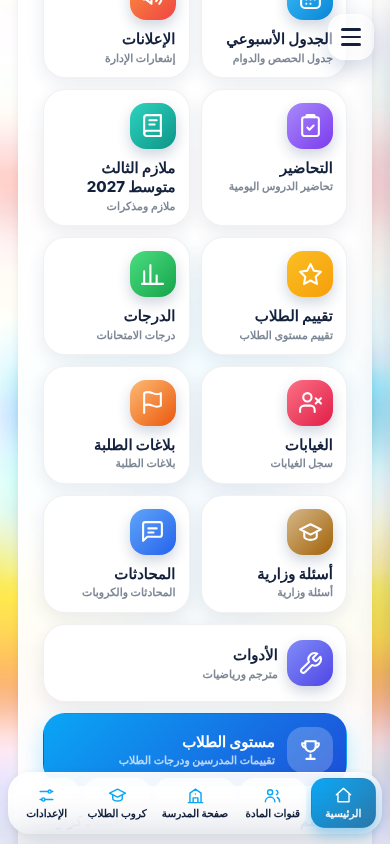
#> input picture image (4) (1).png, 390 x 844 px
$ python -i cvlib.py   (imports and definitions only)
#> lines starting #> are read from the running program, lines starting #| are printed output that depends on the picture
"""معالجات الصورة/الفيديو بمكتبات عالمية: OpenCV + NumPy (HDR بدمج التعريضات، Retinex، إزالة الضباب، NLM، CLAHE...).
كل دالة تأخذ إطار BGR (uint8) وتُرجع إطاراً بنفس الشكل أو أكبر (للتكبير)."""
import cv2
import numpy as np

# [1 line not run here, left out]


def _f(img):
    return img.astype(np.float32) / 255.0


def _u(img):
    return np.clip(img * 255.0 + 0.5, 0, 255).astype(np.uint8)


def _blur_big(img, sigma):
    """تمويه كبير سريع عبر التصغير"""
    h, w = img.shape[:2]
    k = 4 if sigma > 20 else 2
    small = cv2.resize(img, (max(1, w // k), max(1, h // k)), interpolation=cv2.INTER_AREA)
    small = cv2.GaussianBlur(small, (0, 0), sigma / k)
    return cv2.resize(small, (w, h), interpolation=cv2.INTER_LINEAR)


def clahe(frame, clip=2.0, tiles=8, mix=1.0):
    lab = cv2.cvtColor(frame, cv2.COLOR_BGR2LAB)
    l, a, b = cv2.split(lab)
    l2 = cv2.createCLAHE(clipLimit=clip, tileGridSize=(tiles, tiles)).apply(l)
    l = cv2.addWeighted(l2, mix, l, 1 - mix, 0)
    return cv2.cvtColor(cv2.merge([l, a, b]), cv2.COLOR_LAB2BGR)


def sharpen(frame, a1=0.7, s1=1.0, a2=0.35, s2=3.0):
    f = _f(frame)
    b1 = cv2.GaussianBlur(f, (0, 0), s1)
    b2 = _blur_big(f, s2 * 4) if s2 > 6 else cv2.GaussianBlur(f, (0, 0), s2)
    return _u(f + a1 * (f - b1) + a2 * (f - b2))


# [4 lines left out: function saturation, not called in this run]


def vibrance(frame, k=0.5):
    """رفع التشبع للألوان الباهتة أكثر من الزاهية (طبيعي)"""
    hsv = cv2.cvtColor(frame, cv2.COLOR_BGR2HSV).astype(np.float32)
    s = hsv[..., 1] / 255.0
    hsv[..., 1] = np.clip(hsv[..., 1] * (1 + k * (1 - s)), 0, 255)
    return cv2.cvtColor(hsv.astype(np.uint8), cv2.COLOR_HSV2BGR)


def hdr_fusion(frame, strength=1.0, gammas=(0.5, 1.0, 1.9)):
    """HDR واقعي: تعريضات اصطناعية + دمج Mertens (طريقة معيارية) ثم تحسين تباين محلي"""
    f = _f(frame)
    exps = [_u(np.clip(f ** g, 0, 1)) for g in gammas]  # Mertens يتوقع صوراً 8-bit
    merge = cv2.createMergeMertens(contrast_weight=1.0 * strength, saturation_weight=1.0, exposure_weight=1.0)
    fused = np.nan_to_num(merge.process(exps), nan=0.5)
    fused = np.clip(fused, 0, 1)
    # نمزج بين الأصل والمدموج حسب القوة لتفادي المظهر المبالغ فيه
    out = _u(f * (1 - min(1.0, 0.75 * strength)) + fused * min(1.0, 0.75 * strength))
    out = clahe(out, clip=1.4 + 0.8 * strength, mix=0.55)
    return out


def retinex(frame, mix=0.6, sigmas=(12, 60, 220)):
    """MSR: تحسين الإضاءة المنخفضة وإظهار تفاصيل الظلال"""
    f = _f(frame) + 1e-3
    lg = np.log(f)
    msr = sum(lg - np.log(_blur_big(f, s) + 1e-3) for s in sigmas) / len(sigmas)
    lo, hi = np.percentile(msr, 1), np.percentile(msr, 99)
    r = np.clip((msr - lo) / max(hi - lo, 1e-3), 0, 1)
    return _u(f * (1 - mix) + r * mix)


# [15 lines left out: function dehaze, not called in this run]


def denoise(frame, h=3.5):
    return cv2.fastNlMeansDenoisingColored(frame, None, h, h, 5, 11)


def denoise_fast(frame):
    return cv2.bilateralFilter(frame, 5, 28, 5)


def detail(frame, amount=1.5, sigma=0.12):
    """تضخيم التفاصيل: فصل القاعدة عن التفاصيل (فلتر ثنائي) ثم تعزيزها"""
    f = _f(frame)
    h, w = f.shape[:2]
    small = cv2.resize(f, (max(1, w // 2), max(1, h // 2)), interpolation=cv2.INTER_AREA)
    base = cv2.bilateralFilter(small, 7, sigma * 255 / 8, 5)
    base = cv2.resize(base, (w, h), interpolation=cv2.INTER_LINEAR)
    return _u(base + amount * (f - base))


def white_balance(frame, strength=0.8):
    f = frame.astype(np.float32)
    means = f.reshape(-1, 3).mean(axis=0)
    gain = means.mean() / np.maximum(means, 1)
    gain = 1 + (gain - 1) * strength
    return np.clip(f * gain, 0, 255).astype(np.uint8)


# [19 lines left out: functions filmic, upscale, super_res, not called in this run]


def ultra(frame):
    f = white_balance(frame, 0.5)
    f = denoise_fast(f)
    f = retinex(f, mix=0.3)
    f = hdr_fusion(f, 0.9)
    f = detail(f, 1.35)
    f = sharpen(f, 0.6, 1.0, 0.25, 3.0)
    return vibrance(f, 0.45)


# [31 lines left out: functions _pseudo_hdr, tonemap, not called in this run]


# ---------------- دقة الآيفون ----------------
import os
import threading
from pathlib import Path

_MODELS = Path(__file__).parent / "models"
_tls = threading.local()


# [66 lines left out: functions _sr_model, upscale_smart, _fusion_soft, iphone, not called in this run]


CV_FUNCS = {
    "cv_iphone": (lambda f: iphone(f, 1.0, 1080), "📱 دقة الآيفون (Full HD)"),
    "cv_iphone_2k": (lambda f: iphone(f, 1.1, 1440), "📱 دقة الآيفون برو (2K)"),
    "cv_tm_drago": (lambda f: tonemap(f, "drago"), "تحويل نغمي HDR (Drago)"),
    "cv_tm_reinhard": (lambda f: tonemap(f, "reinhard"), "تحويل نغمي HDR (Reinhard)"),
    "cv_tm_mantiuk": (lambda f: tonemap(f, "mantiuk", 1.0, 1.2), "تحويل نغمي HDR (Mantiuk) تفاصيل أعلى"),
    "cv_hdr": (lambda f: hdr_fusion(f, 0.9), "HDR واقعي (دمج تعريضات)"),
    "cv_hdr_max": (lambda f: vibrance(sharpen(hdr_fusion(f, 1.5), 0.5), 0.5), "HDR أقوى + وضوح"),
    "cv_clahe": (lambda f: clahe(f, 2.2, 8, 0.9), "تباين محلي ذكي (CLAHE)"),
    "cv_lowlight": (lambda f: retinex(f, 0.7), "إضاءة الظلام (Retinex)"),
    "cv_dehaze": (dehaze, "إزالة الضباب (Dark Channel)"),
    "cv_denoise": (denoise, "تنقية التشويش (NLM)"),
    "cv_detail": (lambda f: detail(f, 1.6), "تضخيم التفاصيل"),
    "cv_wb": (white_balance, "توازن أبيض تلقائي"),
    "cv_sharp": (lambda f: sharpen(f, 0.9, 1.0, 0.45, 3.0), "توضيح متعدد المقاييس"),
    "cv_super2": (lambda f: super_res(f, 2.0), "تكبير 2× + تنقية + توضيح"),
    "cv_filmic": (filmic, "ألوان فيلمية (ACES)"),
    "cv_ultra": (ultra, "واقعية فائقة (كل الأدوات معاً)"),
}


# نسخ المعاينة السريعة: بدون تكبير (المعاينة على نسخة مصغّرة)، النتيجة النهائية تستخدم النسخ الكاملة
PREVIEW_FUNCS = {
    "cv_iphone": lambda f: iphone(f, 1.0, 0),
    "cv_iphone_2k": lambda f: iphone(f, 1.1, 0),
    "cv_super2": lambda f: sharpen(denoise_fast(f), 0.9, 1.0, 0.35, 3.0),
}


# ---------------- ذكاء اصطناعي للفيديو: فصل الشخص عن الخلفية لكل إطار (U²-Net الصغير) ----------------
_ort_sessions = {}


# [33 lines left out: functions fast_mask, _ai_bg, not called in this run]


# [6 lines not run here, left out]

>>> import cv2
>>> picture = cv2.imread('../image (4) (1).png')
#> picture is the input picture: shape (844, 390, 3); mean B, G, R 237.1, 231.6, 225.2
>>> result = ultra(picture)
#> in white_balance, `means = f.reshape(-1, 3).mean(axis=0)`: means = [237.5, 231.9, 225.5]
#> in white_balance, `gain = means.mean() / np.maximum(means, 1)`: gain = [0.975, 0.999, 1.03]
#> in white_balance, `gain = 1 + (gain - 1) * strength`: gain = [0.988, 0.999, 1.01]
#> call 3 of _blur_big, with sigma = 220
#> in _blur_big (call 3), `small = cv2.GaussianBlur(small, (0, 0), sigma / k)`:
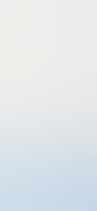
#> small: shape (211, 97, 3) float32; mean B, G, R 0.918, 0.906, 0.889
#> in retinex, `msr = sum(lg - np.log(_blur_big(f, s) + 1e-3) for s in sigmas) / len(s..`:
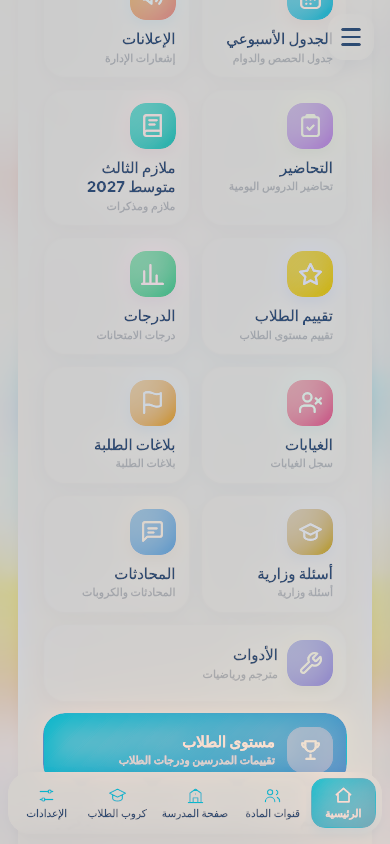
#> msr: shape (844, 390, 3) float32; mean B, G, R -0.0301, -0.0282, -0.105; drawn with min black and max white
#> in retinex, `lo, hi = np.percentile(msr, 1), np.percentile(msr, 99)`: lo = -2; hi = 0.246
#> in retinex, `r = np.clip((msr - lo) / max(hi - lo, 1e-3), 0, 1)`:
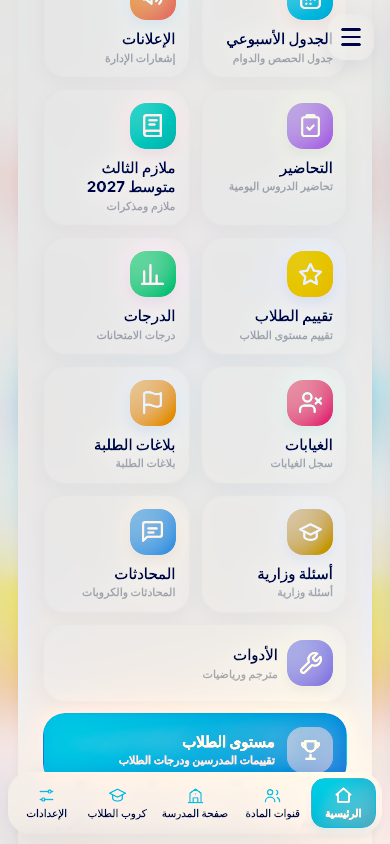
#> r: shape (844, 390, 3) float32; mean B, G, R 0.877, 0.878, 0.846
#> in _u (call 4), `return np.clip(img * 255.0 + 0.5, 0, 255).astype(np.uint8)`:
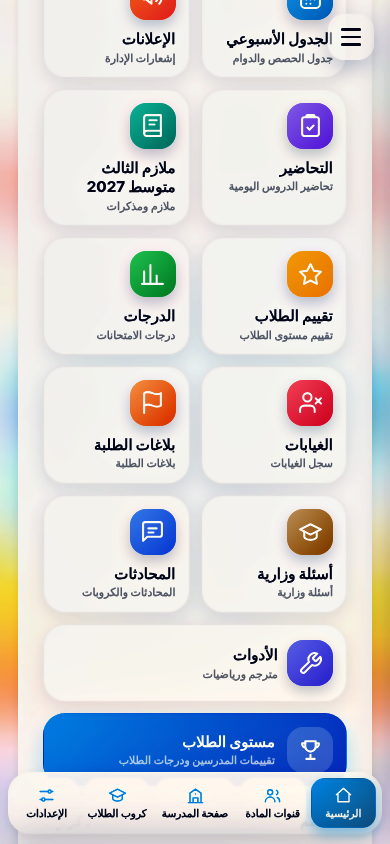
#> returned value: shape (844, 390, 3); mean of channels 0, 1, 2 215.6, 212.8, 212.2; drawn as B, G, R
#> in hdr_fusion, `exps = [_u(np.clip(f ** g, 0, 1)) for g in gammas]`: exps = 3 items
#> in clahe, `lab = cv2.cvtColor(frame, cv2.COLOR_BGR2LAB)`: lab: shape (844, 390, 3); mean of channels 0, 1, 2 227.9, 129.1, 127.1
#> in clahe, `l, a, b = cv2.split(lab)`:
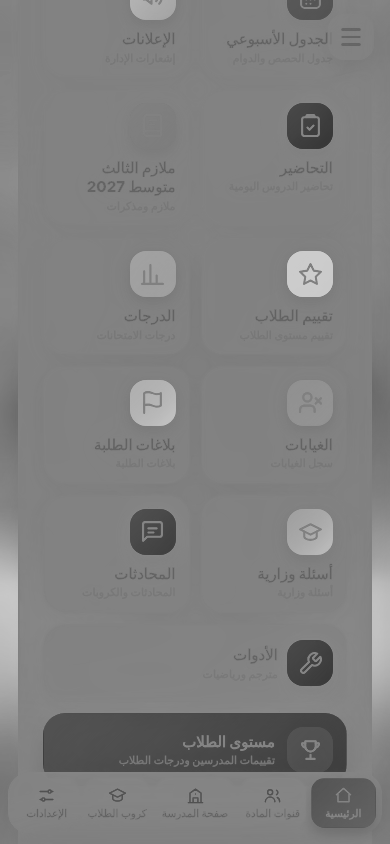
#> b: shape (844, 390); min 55, max 205, mean 127.1
#> in vibrance, `s = hsv[..., 1] / 255.0`:
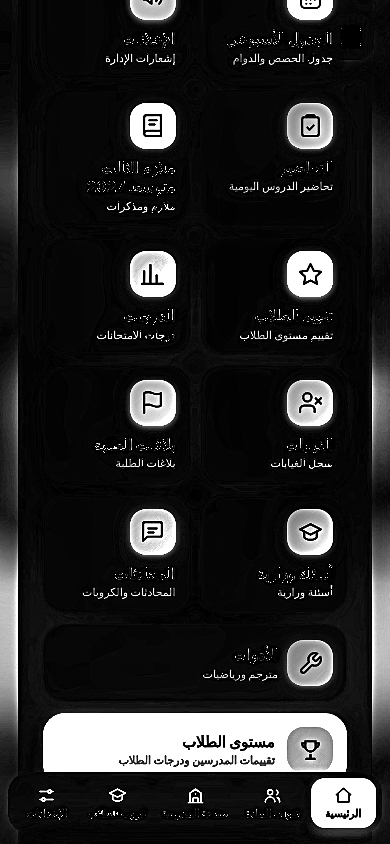
#> s: shape (844, 390) float32; min 0, max 1, mean 0.155
#> in vibrance, `hsv[..., 1] = np.clip(hsv[..., 1] * (1 + k * (1 - s)), 0, 255)`:
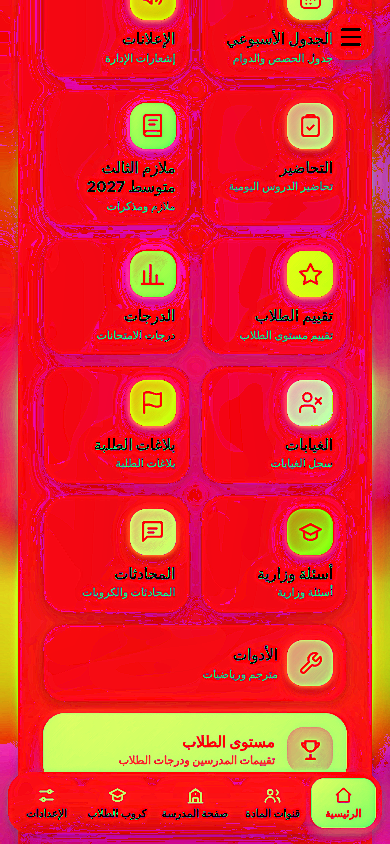
#> hsv: shape (844, 390, 3) float32; mean B, G, R 46.2, 44, 228.2
